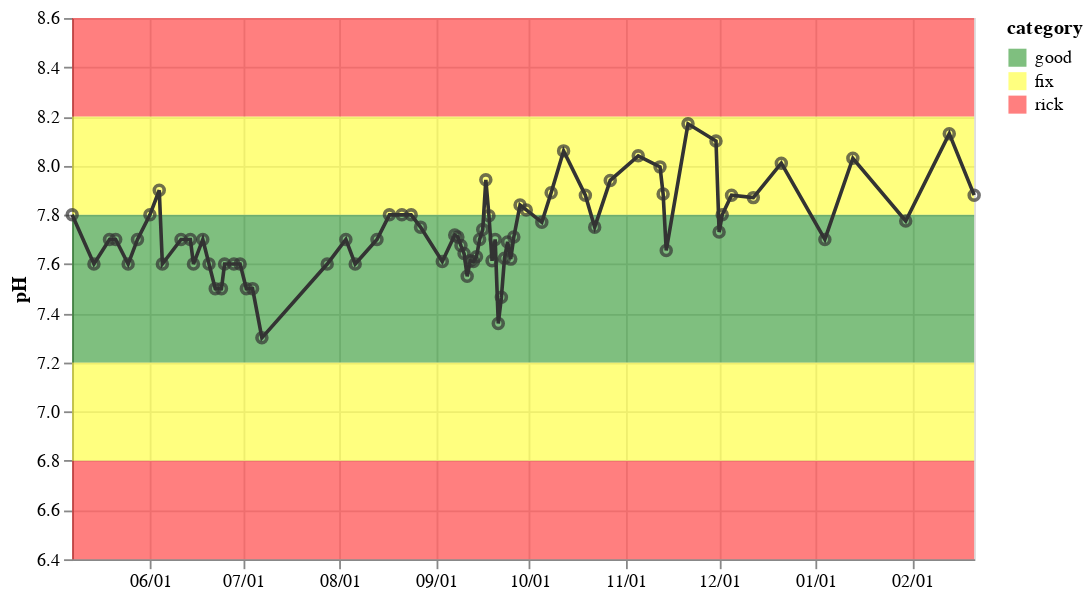

Write notebook code for a chart like this one.
### Code cell
base = alt.Chart(readings.groupby('date', as_index=False).mean()).encode(
    x=alt.X('date:T', axis=alt.Axis(format='%m/%d'), title=None),
).properties(
    width=500,
    height=300
)

line = base.mark_line(color='#333').encode(
    alt.Y('ph_instrument:Q', title='pH')
)

points = line.mark_point(color='#333')

zones = alt.Chart(ph_ranges).mark_rect(opacity=.5).encode(
    y=alt.Y('low', scale=alt.Scale(domain=(6.5, 8.5))),
    y2='high',
    color=alt.Color('category:N', scale=alt.Scale(domain=ph_cats, range=ph_cat_colors))
)

# free_chlorine_line = base.mark_line(color='blue').encode(
#     alt.Y('free_chlorine:Q', title='Free Chlorine')
# )

zones + line + points

### Figure 1 — Vega-Lite specification as saved in the notebook (floating-point values rounded to 4 significant figures)
{"config": {"view": {"continuousWidth": 400, "continuousHeight": 300}}, "layer": [{"data": {"name": "data-18b98d4426c5dfb24dfddbeffcfc6075"}, "mark": {"type": "rect", "opacity": 0.5}, "encoding": {"color": {"field": "category", "scale": {"domain": ["good", "fix", "rick"], "range": ["green", "yellow", "red"]}, "type": "nominal"}, "y": {"field": "low", "scale": {"domain": [6.5, 8.5]}, "type": "quantitative"}, "y2": {"field": "high"}}}, {"data": {"name": "data-ed3531e217520b640ad902841eefb82f"}, "mark": {"type": "line", "color": "#333"}, "encoding": {"x": {"axis": {"format": "%m/%d"}, "field": "date", "title": null, "type": "temporal"}, "y": {"field": "ph_instrument", "title": "pH", "type": "quantitative"}}, "height": 300, "width": 500}, {"data": {"name": "data-ed3531e217520b640ad902841eefb82f"}, "mark": {"type": "point", "color": "#333"}, "encoding": {"x": {"axis": {"format": "%m/%d"}, "field": "date", "title": null, "type": "temporal"}, "y": {"field": "ph_instrument", "title": "pH", "type": "quantitative"}}, "height": 300, "width": 500}], "$schema": "https://vega.github.io/schema/vega-lite/v4.17.0.json", "datasets": {"data-18b98d4426c5dfb24dfddbeffcfc6075": [{"low": 6.4, "high": 6.8, "category": "rick"}, {"low": 6.8, "high": 7.2, "category": "fix"}, {"low": 7.2, "high": 7.8, "category": "good"}, {"low": 7.8, "high": 8.2, "category": "fix"}, {"low": 8.2, "high": 8.6, "category": "rick"}], "data-ed3531e217520b640ad902841eefb82f": [{"date": "2022-05-07T00:00:00", "total_hardness": 500.0, "total_chlorine": 5.0, "free_chlorine": 5.0, "ph_strip": null, "total_alkalinity": 120.0, "stabilizer": 50.0, "ph_instrument": 7.8, "water_temp": null}, {"date": "2022-05-14T00:00:00", "total_hardness": 500.0, "total_chlorine": 1.0, "free_chlorine": 0.0, "ph_strip": null, "total_alkalinity": 40.0, "stabilizer": 0.0, "ph_instrument": 7.6, "water_temp": 83.1}, {"date": "2022-05-19T00:00:00", "total_hardness": 250.0, "total_chlorine": 3.0, "free_chlorine": 3.0, "ph_strip": null, "total_alkalinity": 40.0, "stabilizer": 50.0, "ph_instrument": 7.7, "water_temp": 85.4}, {"date": "2022-05-21T00:00:00", "total_hardness": 500.0, "total_chlorine": 3.0, "free_chlorine": 1.0, "ph_strip": null, "total_alkalinity": 40.0, "stabilizer": 0.0, "ph_instrument": 7.7, "water_temp": 80.9}, {"date": "2022-05-25T00:00:00", "total_hardness": 500.0, "total_chlorine": 3.0, "free_chlorine": 1.0, "ph_strip": null, "total_alkalinity": 40.0, "stabilizer": 0.0, "ph_instrument": 7.6, "water_temp": 82.0}, {"date": "2022-05-28T00:00:00", "total_hardness": 500.0, "total_chlorine": 1.0, "free_chlorine": 1.0, "ph_strip": null, "total_alkalinity": 40.0, "stabilizer": 0.0, "ph_instrument": 7.7, "water_temp": 82.0}, {"date": "2022-06-01T00:00:00", "total_hardness": 500.0, "total_chlorine": 1.0, "free_chlorine": 1.0, "ph_strip": null, "total_alkalinity": 40.0, "stabilizer": 50.0, "ph_instrument": 7.8, "water_temp": 84.5}, {"date": "2022-06-04T00:00:00", "total_hardness": 250.0, "total_chlorine": 0.0, "free_chlorine": 0.0, "ph_strip": null, "total_alkalinity": 40.0, "stabilizer": 50.0, "ph_instrument": 7.9, "water_temp": 79.8}, {"date": "2022-06-05T00:00:00", "total_hardness": 500.0, "total_chlorine": 1.0, "free_chlorine": 0.0, "ph_strip": null, "total_alkalinity": 40.0, "stabilizer": 50.0, "ph_instrument": 7.6, "water_temp": 85.2}, {"date": "2022-06-11T00:00:00", "total_hardness": 500.0, "total_chlorine": 3.0, "free_chlorine": 3.0, "ph_strip": null, "total_alkalinity": 40.0, "stabilizer": 50.0, "ph_instrument": 7.7, "water_temp": 84.2}, {"date": "2022-06-14T00:00:00", "total_hardness": 500.0, "total_chlorine": 1.0, "free_chlorine": 1.0, "ph_strip": null, "total_alkalinity": 40.0, "stabilizer": 50.0, "ph_instrument": 7.7, "water_temp": 86.7}, {"date": "2022-06-15T00:00:00", "total_hardness": 500.0, "total_chlorine": 3.0, "free_chlorine": 3.0, "ph_strip": null, "total_alkalinity": 120.0, "stabilizer": 50.0, "ph_instrument": 7.6, "water_temp": 87.4}, {"date": "2022-06-18T00:00:00", "total_hardness": 500.0, "total_chlorine": 3.0, "free_chlorine": 1.0, "ph_strip": null, "total_alkalinity": 40.0, "stabilizer": 50.0, "ph_instrument": 7.7, "water_temp": 85.4}, {"date": "2022-06-20T00:00:00", "total_hardness": 500.0, "total_chlorine": 1.0, "free_chlorine": 1.0, "ph_strip": null, "total_alkalinity": 40.0, "stabilizer": 50.0, "ph_instrument": 7.6, "water_temp": 88.3}, {"date": "2022-06-22T00:00:00", "total_hardness": 250.0, "total_chlorine": 2.0, "free_chlorine": 1.5, "ph_strip": 6.8, "total_alkalinity": 40.0, "stabilizer": 0.0, "ph_instrument": 7.5, "water_temp": 83.8}, {"date": "2022-06-24T00:00:00", "total_hardness": 500.0, "total_chlorine": 3.0, "free_chlorine": 1.0, "ph_strip": 6.8, "total_alkalinity": 40.0, "stabilizer": 0.0, "ph_instrument": 7.5, "water_temp": 86.3}, {"date": "2022-06-25T00:00:00", "total_hardness": 500.0, "total_chlorine": 3.0, "free_chlorine": 3.0, "ph_strip": 6.8, "total_alkalinity": 40.0, "stabilizer": 0.0, "ph_instrument": 7.6, "water_temp": 86.3}, {"date": "2022-06-28T00:00:00", "total_hardness": 250.0, "total_chlorine": 0.5, "free_chlorine": 0.0, "ph_strip": 6.8, "total_alkalinity": 40.0, "stabilizer": 0.0, "ph_instrument": 7.6, "water_temp": 87.3}, {"date": "2022-06-30T00:00:00", "total_hardness": 250.0, "total_chlorine": 3.0, "free_chlorine": 3.0, "ph_strip": 6.8, "total_alkalinity": 40.0, "stabilizer": 0.0, "ph_instrument": 7.6, "water_temp": 84.5}, {"date": "2022-07-02T00:00:00", "total_hardness": 250.0, "total_chlorine": 3.0, "free_chlorine": 1.0, "ph_strip": 6.8, "total_alkalinity": 20.0, "stabilizer": 0.0, "ph_instrument": 7.5, "water_temp": 85.4}, {"date": "2022-07-04T00:00:00", "total_hardness": 250.0, "total_chlorine": 4.0, "free_chlorine": 1.5, "ph_strip": 6.8, "total_alkalinity": 20.0, "stabilizer": 0.0, "ph_instrument": 7.5, "water_temp": 88.6}, {"date": "2022-07-07T00:00:00", "total_hardness": 250.0, "total_chlorine": 15.0, "free_chlorine": 6.5, "ph_strip": 6.2, "total_alkalinity": 20.0, "stabilizer": 0.0, "ph_instrument": 7.3, "water_temp": 87.7}, {"date": "2022-07-28T00:00:00", "total_hardness": 250.0, "total_chlorine": 3.0, "free_chlorine": 3.0, "ph_strip": 6.8, "total_alkalinity": 20.0, "stabilizer": 40.0, "ph_instrument": 7.6, "water_temp": 85.6}, {"date": "2022-08-03T00:00:00", "total_hardness": 250.0, "total_chlorine": 3.0, "free_chlorine": 3.0, "ph_strip": 6.8, "total_alkalinity": 40.0, "stabilizer": 50.0, "ph_instrument": 7.7, "water_temp": 85.7}, {"date": "2022-08-06T00:00:00", "total_hardness": 250.0, "total_chlorine": 3.0, "free_chlorine": 2.5, "ph_strip": 6.8, "total_alkalinity": 30.0, "stabilizer": 20.0, "ph_instrument": 7.6, "water_temp": 87.25}, {"date": "2022-08-13T00:00:00", "total_hardness": 250.0, "total_chlorine": 1.0, "free_chlorine": 0.75, "ph_strip": 6.8, "total_alkalinity": 30.0, "stabilizer": 20.0, "ph_instrument": 7.7, "water_temp": 85.75}, {"date": "2022-08-17T00:00:00", "total_hardness": 250.0, "total_chlorine": 1.0, "free_chlorine": 0.5, "ph_strip": 6.8, "total_alkalinity": 40.0, "stabilizer": 40.0, "ph_instrument": 7.8, "water_temp": 88.3}, {"date": "2022-08-21T00:00:00", "total_hardness": 250.0, "total_chlorine": 1.0, "free_chlorine": 0.5, "ph_strip": 6.8, "total_alkalinity": 40.0, "stabilizer": 40.0, "ph_instrument": 7.8, "water_temp": 88.1}, {"date": "2022-08-24T00:00:00", "total_hardness": 250.0, "total_chlorine": 3.0, "free_chlorine": 3.0, "ph_strip": 6.8, "total_alkalinity": 40.0, "stabilizer": 40.0, "ph_instrument": 7.8, "water_temp": 89.4}, {"date": "2022-08-27T00:00:00", "total_hardness": 250.0, "total_chlorine": 3.0, "free_chlorine": 2.0, "ph_strip": 6.8, "total_alkalinity": 40.0, "stabilizer": 40.0, "ph_instrument": 7.75, "water_temp": 87.3}, {"date": "2022-09-03T00:00:00", "total_hardness": 500.0, "total_chlorine": 3.0, "free_chlorine": 1.0, "ph_strip": 6.8, "total_alkalinity": 40.0, "stabilizer": 40.0, "ph_instrument": 7.61, "water_temp": 88.47}, {"date": "2022-09-07T00:00:00", "total_hardness": 300.0, "total_chlorine": 2.2, "free_chlorine": 1.0, "ph_strip": 6.8, "total_alkalinity": 40.0, "stabilizer": 40.0, "ph_instrument": 7.718, "water_temp": 88.48}, {"date": "2022-09-08T00:00:00", "total_hardness": 250.0, "total_chlorine": 3.0, "free_chlorine": 3.0, "ph_strip": 6.8, "total_alkalinity": 40.0, "stabilizer": 20.0, "ph_instrument": 7.71, "water_temp": 86.1}, {"date": "2022-09-09T00:00:00", "total_hardness": 300.0, "total_chlorine": 5.0, "free_chlorine": 3.0, "ph_strip": 6.2, "total_alkalinity": 30.0, "stabilizer": 20.0, "ph_instrument": 7.675, "water_temp": 87.2}, {"date": "2022-09-10T00:00:00", "total_hardness": 250.0, "total_chlorine": 8.75, "free_chlorine": 8.125, "ph_strip": 6.9, "total_alkalinity": 25.0, "stabilizer": 10.0, "ph_instrument": 7.643, "water_temp": 86.25}, {"date": "2022-09-11T00:00:00", "total_hardness": 250.0, "total_chlorine": 99.0, "free_chlorine": 99.0, "ph_strip": 6.8, "total_alkalinity": 20.0, "stabilizer": 0.0, "ph_instrument": 7.55, "water_temp": 86.3}, {"date": "2022-09-12T00:00:00", "total_hardness": 250.0, "total_chlorine": 10.0, "free_chlorine": 10.0, "ph_strip": 6.8, "total_alkalinity": 20.0, "stabilizer": 0.0, "ph_instrument": 7.613, "water_temp": 85.93}, {"date": "2022-09-13T00:00:00", "total_hardness": 250.0, "total_chlorine": 7.5, "free_chlorine": 7.0, "ph_strip": 6.8, "total_alkalinity": 30.0, "stabilizer": 20.0, "ph_instrument": 7.61, "water_temp": 84.2}, {"date": "2022-09-14T00:00:00", "total_hardness": 250.0, "total_chlorine": 5.0, "free_chlorine": 5.0, "ph_strip": 6.8, "total_alkalinity": 40.0, "stabilizer": 40.0, "ph_instrument": 7.63, "water_temp": 85.9}, {"date": "2022-09-15T00:00:00", "total_hardness": 250.0, "total_chlorine": 10.0, "free_chlorine": 4.0, "ph_strip": 6.8, "total_alkalinity": 20.0, "stabilizer": 0.0, "ph_instrument": 7.7, "water_temp": 84.0}, {"date": "2022-09-16T00:00:00", "total_hardness": 250.0, "total_chlorine": 10.0, "free_chlorine": 4.0, "ph_strip": 6.8, "total_alkalinity": 20.0, "stabilizer": 0.0, "ph_instrument": 7.74, "water_temp": 84.9}, {"date": "2022-09-17T00:00:00", "total_hardness": 281.2, "total_chlorine": 99.0, "free_chlorine": 79.25, "ph_strip": 7.5, "total_alkalinity": 105.0, "stabilizer": 55.0, "ph_instrument": 7.942, "water_temp": 83.35}, {"date": "2022-09-18T00:00:00", "total_hardness": 250.0, "total_chlorine": 38.0, "free_chlorine": 11.67, "ph_strip": 6.933, "total_alkalinity": 80.0, "stabilizer": 40.0, "ph_instrument": 7.797, "water_temp": 82.92}, {"date": "2022-09-19T00:00:00", "total_hardness": 250.0, "total_chlorine": 69.33, "free_chlorine": 69.33, "ph_strip": 7.267, "total_alkalinity": 53.33, "stabilizer": 13.33, "ph_instrument": 7.613, "water_temp": 83.07}, {"date": "2022-09-20T00:00:00", "total_hardness": 250.0, "total_chlorine": 6.5, "free_chlorine": 5.25, "ph_strip": 6.8, "total_alkalinity": 40.0, "stabilizer": 30.0, "ph_instrument": 7.7, "water_temp": 85.0}, {"date": "2022-09-21T00:00:00", "total_hardness": 250.0, "total_chlorine": 0.8333, "free_chlorine": 0.25, "ph_strip": 6.467, "total_alkalinity": 46.67, "stabilizer": 6.667, "ph_instrument": 7.358, "water_temp": 84.5}, {"date": "2022-09-22T00:00:00", "total_hardness": 250.0, "total_chlorine": 2.5, "free_chlorine": 1.75, "ph_strip": 6.5, "total_alkalinity": 40.0, "stabilizer": 0.0, "ph_instrument": 7.465, "water_temp": 82.95}, {"date": "2022-09-23T00:00:00", "total_hardness": 250.0, "total_chlorine": 3.0, "free_chlorine": 2.0, "ph_strip": 6.2, "total_alkalinity": 40.0, "stabilizer": 0.0, "ph_instrument": 7.623, "water_temp": 83.67}, {"date": "2022-09-24T00:00:00", "total_hardness": 250.0, "total_chlorine": 3.0, "free_chlorine": 1.0, "ph_strip": 6.2, "total_alkalinity": 40.0, "stabilizer": 0.0, "ph_instrument": 7.69, "water_temp": 82.7}, {"date": "2022-09-25T00:00:00", "total_hardness": 250.0, "total_chlorine": 5.0, "free_chlorine": 5.0, "ph_strip": 6.2, "total_alkalinity": 40.0, "stabilizer": 0.0, "ph_instrument": 7.62, "water_temp": 84.2}, {"date": "2022-09-26T00:00:00", "total_hardness": 250.0, "total_chlorine": 5.0, "free_chlorine": 5.0, "ph_strip": 6.2, "total_alkalinity": 40.0, "stabilizer": 0.0, "ph_instrument": 7.71, "water_temp": 82.7}, {"date": "2022-09-28T00:00:00", "total_hardness": 250.0, "total_chlorine": 5.0, "free_chlorine": 5.0, "ph_strip": 6.8, "total_alkalinity": 40.0, "stabilizer": 0.0, "ph_instrument": 7.84, "water_temp": 79.1}, {"date": "2022-09-30T00:00:00", "total_hardness": 250.0, "total_chlorine": 3.0, "free_chlorine": 3.0, "ph_strip": 6.2, "total_alkalinity": 40.0, "stabilizer": 0.0, "ph_instrument": 7.82, "water_temp": 78.4}, {"date": "2022-10-05T00:00:00", "total_hardness": 250.0, "total_chlorine": 3.0, "free_chlorine": 0.0, "ph_strip": 6.8, "total_alkalinity": 40.0, "stabilizer": 0.0, "ph_instrument": 7.77, "water_temp": 76.8}, {"date": "2022-10-08T00:00:00", "total_hardness": 250.0, "total_chlorine": 3.0, "free_chlorine": 0.0, "ph_strip": 6.8, "total_alkalinity": 40.0, "stabilizer": 0.0, "ph_instrument": 7.89, "water_temp": 77.3}, {"date": "2022-10-12T00:00:00", "total_hardness": 250.0, "total_chlorine": 5.0, "free_chlorine": 5.0, "ph_strip": 6.8, "total_alkalinity": 40.0, "stabilizer": 0.0, "ph_instrument": 8.06, "water_temp": 81.3}, {"date": "2022-10-19T00:00:00", "total_hardness": 250.0, "total_chlorine": 5.0, "free_chlorine": 4.0, "ph_strip": 6.8, "total_alkalinity": 40.0, "stabilizer": 0.0, "ph_instrument": 7.88, "water_temp": 74.8}, {"date": "2022-10-22T00:00:00", "total_hardness": 250.0, "total_chlorine": 5.0, "free_chlorine": 4.0, "ph_strip": 6.8, "total_alkalinity": 40.0, "stabilizer": 0.0, "ph_instrument": 7.75, "water_temp": 73.7}, {"date": "2022-10-27T00:00:00", "total_hardness": 250.0, "total_chlorine": 3.0, "free_chlorine": 1.0, "ph_strip": 6.8, "total_alkalinity": 40.0, "stabilizer": 0.0, "ph_instrument": 7.94, "water_temp": 77.7}, {"date": "2022-11-05T00:00:00", "total_hardness": 250.0, "total_chlorine": 3.0, "free_chlorine": 3.0, "ph_strip": 6.8, "total_alkalinity": 40.0, "stabilizer": 0.0, "ph_instrument": 8.04, "water_temp": 78.8}, {"date": "2022-11-12T00:00:00", "total_hardness": 100.0, "total_chlorine": 1.5, "free_chlorine": 0.0, "ph_strip": 6.8, "total_alkalinity": 40.0, "stabilizer": 0.0, "ph_instrument": 7.995, "water_temp": 76.15}, {"date": "2022-11-13T00:00:00", "total_hardness": 100.0, "total_chlorine": 0.25, "free_chlorine": 0.0, "ph_strip": 6.8, "total_alkalinity": 40.0, "stabilizer": 0.0, "ph_instrument": 7.885, "water_temp": 76.8}, {"date": "2022-11-14T00:00:00", "total_hardness": 100.0, "total_chlorine": 0.5, "free_chlorine": 0.25, "ph_strip": 6.8, "total_alkalinity": 40.0, "stabilizer": 0.0, "ph_instrument": 7.655, "water_temp": 76.5}, {"date": "2022-11-21T00:00:00", "total_hardness": 100.0, "total_chlorine": 0.0, "free_chlorine": 0.0, "ph_strip": 6.8, "total_alkalinity": 40.0, "stabilizer": 0.0, "ph_instrument": 8.17, "water_temp": 70.1}, {"date": "2022-11-30T00:00:00", "total_hardness": 100.0, "total_chlorine": 0.0, "free_chlorine": 0.0, "ph_strip": 6.2, "total_alkalinity": 40.0, "stabilizer": 0.0, "ph_instrument": 8.1, "water_temp": 73.9}, {"date": "2022-12-01T00:00:00", "total_hardness": 100.0, "total_chlorine": 1.75, "free_chlorine": 0.5, "ph_strip": 6.8, "total_alkalinity": 30.0, "stabilizer": 0.0, "ph_instrument": 7.73, "water_temp": 73.35}, {"date": "2022-12-02T00:00:00", "total_hardness": 100.0, "total_chlorine": 1.0, "free_chlorine": 0.0, "ph_strip": 6.8, "total_alkalinity": 40.0, "stabilizer": 20.0, "ph_instrument": 7.8, "water_temp": 73.0}, {"date": "2022-12-05T00:00:00", "total_hardness": 100.0, "total_chlorine": 1.0, "free_chlorine": 0.0, "ph_strip": 6.8, "total_alkalinity": 40.0, "stabilizer": 0.0, "ph_instrument": 7.88, "water_temp": 72.5}, {"date": "2022-12-12T00:00:00", "total_hardness": 100.0, "total_chlorine": 3.0, "free_chlorine": 2.0, "ph_strip": 6.8, "total_alkalinity": 40.0, "stabilizer": 0.0, "ph_instrument": 7.87, "water_temp": 72.3}, {"date": "2022-12-21T00:00:00", "total_hardness": 100.0, "total_chlorine": 3.0, "free_chlorine": 3.0, "ph_strip": 6.2, "total_alkalinity": 40.0, "stabilizer": 0.0, "ph_instrument": 8.01, "water_temp": 66.9}, {"date": "2023-01-04T00:00:00", "total_hardness": 100.0, "total_chlorine": 5.0, "free_chlorine": 5.0, "ph_strip": 6.2, "total_alkalinity": 40.0, "stabilizer": 0.0, "ph_instrument": 7.7, "water_temp": 71.7}, {"date": "2023-01-13T00:00:00", "total_hardness": 100.0, "total_chlorine": 0.5, "free_chlorine": 0.5, "ph_strip": 6.8, "total_alkalinity": 40.0, "stabilizer": 0.0, "ph_instrument": 8.03, "water_temp": 67.6}, {"date": "2023-01-30T00:00:00", "total_hardness": 100.0, "total_chlorine": 0.75, "free_chlorine": 0.75, "ph_strip": 6.5, "total_alkalinity": 40.0, "stabilizer": 0.0, "ph_instrument": 7.775, "water_temp": 71.45}, {"date": "2023-02-13T00:00:00", "total_hardness": 100.0, "total_chlorine": 0.5, "free_chlorine": 0.0, "ph_strip": 6.8, "total_alkalinity": 40.0, "stabilizer": 0.0, "ph_instrument": 8.13, "water_temp": 68.8}, {"date": "2023-02-21T00:00:00", "total_hardness": 100.0, "total_chlorine": 1.0, "free_chlorine": 0.0, "ph_strip": 6.8, "total_alkalinity": 40.0, "stabilizer": 0.0, "ph_instrument": 7.88, "water_temp": 78.2}]}}
